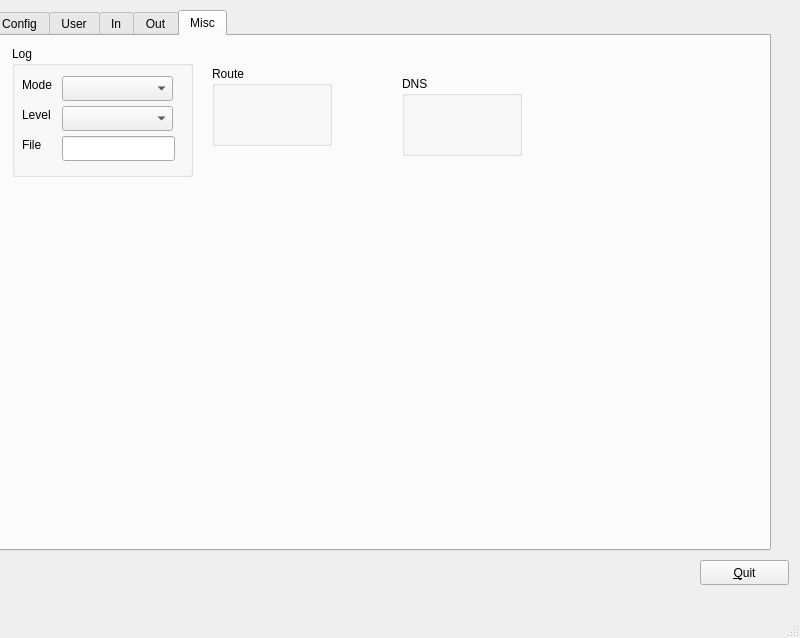
<?xml version="1.0" encoding="UTF-8"?>
<ui version="4.0">
 <class>MainWindow</class>
 <widget class="QMainWindow" name="MainWindow">
  <property name="geometry">
   <rect>
    <x>0</x>
    <y>0</y>
    <width>800</width>
    <height>638</height>
   </rect>
  </property>
  <property name="windowTitle">
   <string>MainWindow</string>
  </property>
  <widget class="QWidget" name="centralwidget">
   <widget class="QTabWidget" name="tabWidget">
    <property name="geometry">
     <rect>
      <x>-10</x>
      <y>10</y>
      <width>781</width>
      <height>541</height>
     </rect>
    </property>
    <property name="currentIndex">
     <number>4</number>
    </property>
    <property name="documentMode">
     <bool>false</bool>
    </property>
    <property name="tabsClosable">
     <bool>false</bool>
    </property>
    <property name="movable">
     <bool>true</bool>
    </property>
    <property name="tabBarAutoHide">
     <bool>false</bool>
    </property>
    <widget class="QWidget" name="tab_global">
     <property name="enabled">
      <bool>true</bool>
     </property>
     <attribute name="title">
      <string extracomment="table 1 comment">Config</string>
     </attribute>
     <widget class="QTreeView" name="treeView">
      <property name="geometry">
       <rect>
        <x>20</x>
        <y>10</y>
        <width>191</width>
        <height>491</height>
       </rect>
      </property>
     </widget>
    </widget>
    <widget class="QWidget" name="tab_user">
     <attribute name="title">
      <string>User</string>
     </attribute>
     <widget class="QListView" name="listView">
      <property name="geometry">
       <rect>
        <x>20</x>
        <y>10</y>
        <width>191</width>
        <height>491</height>
       </rect>
      </property>
     </widget>
     <widget class="QGroupBox" name="groupBox">
      <property name="geometry">
       <rect>
        <x>220</x>
        <y>330</y>
        <width>551</width>
        <height>171</height>
       </rect>
      </property>
      <property name="title">
       <string>Out</string>
      </property>
      <widget class="QListView" name="listView_2">
       <property name="geometry">
        <rect>
         <x>10</x>
         <y>30</y>
         <width>241</width>
         <height>131</height>
        </rect>
       </property>
      </widget>
      <widget class="QListView" name="listView_3">
       <property name="geometry">
        <rect>
         <x>300</x>
         <y>30</y>
         <width>241</width>
         <height>131</height>
        </rect>
       </property>
      </widget>
      <widget class="QPushButton" name="pushButton">
       <property name="geometry">
        <rect>
         <x>260</x>
         <y>30</y>
         <width>30</width>
         <height>30</height>
        </rect>
       </property>
       <property name="text">
        <string>&gt;</string>
       </property>
      </widget>
      <widget class="QPushButton" name="pushButton_2">
       <property name="geometry">
        <rect>
         <x>260</x>
         <y>60</y>
         <width>30</width>
         <height>30</height>
        </rect>
       </property>
       <property name="text">
        <string>&gt;&gt;</string>
       </property>
      </widget>
      <widget class="QPushButton" name="pushButton_3">
       <property name="geometry">
        <rect>
         <x>260</x>
         <y>100</y>
         <width>30</width>
         <height>30</height>
        </rect>
       </property>
       <property name="text">
        <string>&lt;&lt;</string>
       </property>
      </widget>
      <widget class="QPushButton" name="pushButton_4">
       <property name="geometry">
        <rect>
         <x>260</x>
         <y>130</y>
         <width>30</width>
         <height>30</height>
        </rect>
       </property>
       <property name="text">
        <string>&lt;</string>
       </property>
      </widget>
     </widget>
     <widget class="QGroupBox" name="groupBox_2">
      <property name="geometry">
       <rect>
        <x>220</x>
        <y>160</y>
        <width>551</width>
        <height>171</height>
       </rect>
      </property>
      <property name="title">
       <string>In</string>
      </property>
      <widget class="QListView" name="listView_4">
       <property name="geometry">
        <rect>
         <x>10</x>
         <y>30</y>
         <width>241</width>
         <height>131</height>
        </rect>
       </property>
      </widget>
      <widget class="QListView" name="listView_5">
       <property name="geometry">
        <rect>
         <x>300</x>
         <y>30</y>
         <width>241</width>
         <height>131</height>
        </rect>
       </property>
      </widget>
      <widget class="QPushButton" name="pushButton_5">
       <property name="geometry">
        <rect>
         <x>260</x>
         <y>30</y>
         <width>30</width>
         <height>30</height>
        </rect>
       </property>
       <property name="text">
        <string>&gt;</string>
       </property>
      </widget>
      <widget class="QPushButton" name="pushButton_6">
       <property name="geometry">
        <rect>
         <x>260</x>
         <y>60</y>
         <width>30</width>
         <height>30</height>
        </rect>
       </property>
       <property name="text">
        <string>&gt;&gt;</string>
       </property>
      </widget>
      <widget class="QPushButton" name="pushButton_7">
       <property name="geometry">
        <rect>
         <x>260</x>
         <y>100</y>
         <width>30</width>
         <height>30</height>
        </rect>
       </property>
       <property name="text">
        <string>&lt;&lt;</string>
       </property>
      </widget>
      <widget class="QPushButton" name="pushButton_8">
       <property name="geometry">
        <rect>
         <x>260</x>
         <y>130</y>
         <width>30</width>
         <height>30</height>
        </rect>
       </property>
       <property name="text">
        <string>&lt;</string>
       </property>
      </widget>
     </widget>
    </widget>
    <widget class="QWidget" name="tab_In">
     <attribute name="title">
      <string>In</string>
     </attribute>
     <widget class="QListView" name="listView_8">
      <property name="geometry">
       <rect>
        <x>20</x>
        <y>10</y>
        <width>201</width>
        <height>491</height>
       </rect>
      </property>
     </widget>
     <widget class="QGraphicsView" name="graphicsView_3">
      <property name="geometry">
       <rect>
        <x>230</x>
        <y>10</y>
        <width>541</width>
        <height>491</height>
       </rect>
      </property>
     </widget>
    </widget>
    <widget class="QWidget" name="tab_Out">
     <attribute name="title">
      <string>Out</string>
     </attribute>
     <widget class="QListView" name="listView_7">
      <property name="geometry">
       <rect>
        <x>20</x>
        <y>10</y>
        <width>201</width>
        <height>491</height>
       </rect>
      </property>
     </widget>
     <widget class="QGraphicsView" name="graphicsView_2">
      <property name="geometry">
       <rect>
        <x>230</x>
        <y>10</y>
        <width>541</width>
        <height>491</height>
       </rect>
      </property>
     </widget>
    </widget>
    <widget class="QWidget" name="tab">
     <attribute name="title">
      <string>Misc</string>
     </attribute>
     <widget class="QGroupBox" name="groupBox_3">
      <property name="geometry">
       <rect>
        <x>20</x>
        <y>10</y>
        <width>181</width>
        <height>131</height>
       </rect>
      </property>
      <property name="title">
       <string>Log</string>
      </property>
      <widget class="QLabel" name="label">
       <property name="geometry">
        <rect>
         <x>10</x>
         <y>30</y>
         <width>67</width>
         <height>17</height>
        </rect>
       </property>
       <property name="text">
        <string>Mode</string>
       </property>
      </widget>
      <widget class="QLabel" name="label_2">
       <property name="geometry">
        <rect>
         <x>10</x>
         <y>60</y>
         <width>67</width>
         <height>17</height>
        </rect>
       </property>
       <property name="text">
        <string>Level</string>
       </property>
      </widget>
      <widget class="QLabel" name="label_3">
       <property name="geometry">
        <rect>
         <x>10</x>
         <y>90</y>
         <width>67</width>
         <height>17</height>
        </rect>
       </property>
       <property name="text">
        <string>File</string>
       </property>
      </widget>
      <widget class="QComboBox" name="comboBox">
       <property name="geometry">
        <rect>
         <x>50</x>
         <y>30</y>
         <width>111</width>
         <height>25</height>
        </rect>
       </property>
      </widget>
      <widget class="QComboBox" name="comboBox_2">
       <property name="geometry">
        <rect>
         <x>50</x>
         <y>60</y>
         <width>111</width>
         <height>25</height>
        </rect>
       </property>
      </widget>
      <widget class="QLineEdit" name="lineEdit">
       <property name="geometry">
        <rect>
         <x>50</x>
         <y>90</y>
         <width>113</width>
         <height>25</height>
        </rect>
       </property>
      </widget>
     </widget>
     <widget class="QGroupBox" name="groupBox_4">
      <property name="geometry">
       <rect>
        <x>220</x>
        <y>30</y>
        <width>120</width>
        <height>80</height>
       </rect>
      </property>
      <property name="title">
       <string>Route</string>
      </property>
     </widget>
     <widget class="QGroupBox" name="groupBox_5">
      <property name="geometry">
       <rect>
        <x>410</x>
        <y>40</y>
        <width>120</width>
        <height>80</height>
       </rect>
      </property>
      <property name="title">
       <string>DNS</string>
      </property>
     </widget>
    </widget>
   </widget>
   <widget class="QPushButton" name="btn_quit">
    <property name="geometry">
     <rect>
      <x>700</x>
      <y>560</y>
      <width>89</width>
      <height>25</height>
     </rect>
    </property>
    <property name="text">
     <string>&amp;Quit</string>
    </property>
   </widget>
  </widget>
  <widget class="QMenuBar" name="menubar">
   <property name="geometry">
    <rect>
     <x>0</x>
     <y>0</y>
     <width>800</width>
     <height>22</height>
    </rect>
   </property>
  </widget>
  <widget class="QStatusBar" name="statusbar"/>
 </widget>
 <resources/>
 <connections/>
</ui>
